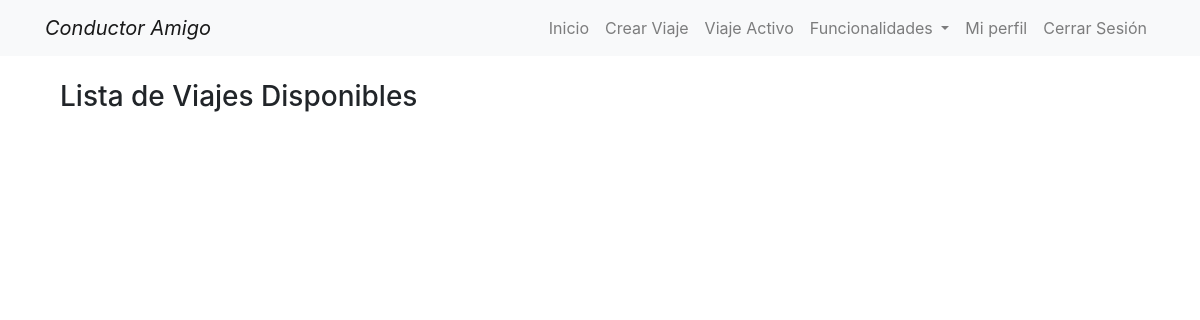
Before: /viajes/lista_viajes/ (signed in) with the older database file.
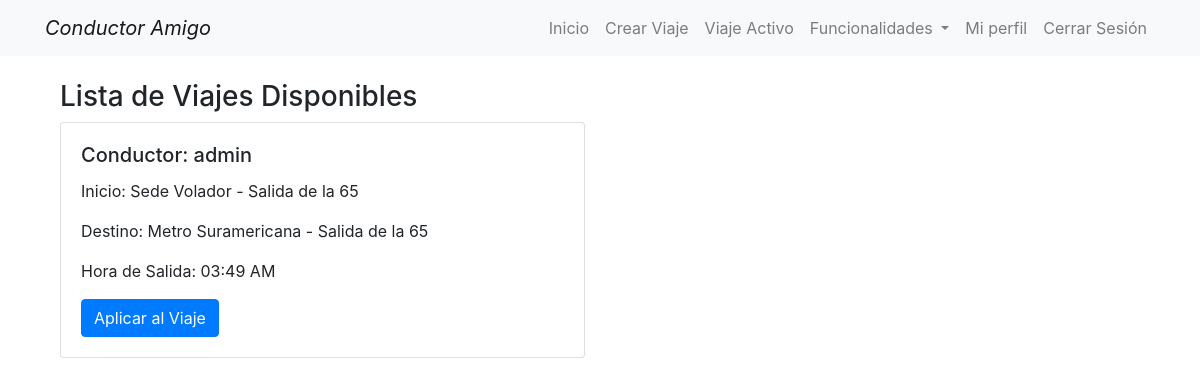
After: the same page with the newer database file.
### usuarios/models.py (models this page shows, shortened)
class Usuario(AbstractBaseUser):
    username = models.CharField('Nombre de usuario',
                                unique=True,
                                max_length=100)
    nombres = models.CharField('Nombres',
                               max_length=200,
                               blank=True)
    apellidos = models.CharField('Apellidos',
                                 max_length=200,
                                 blank=True)
    nacimiento = models.DateField('Fecha de Nacimiento')
    email = models.EmailField('Correo Electrónico',
                              max_length=254,
                              unique=True,
                              null=False)
    direccion = models.CharField('Dirección', max_length=200, blank=True)
    usuario_administrador = models.BooleanField(default=False)
    foto_usuario = models.ImageField('Foto de Usuario',
                                     upload_to='perfil/',
                                     blank=True)
    foto_carnet = models.ImageField('Foto de Carnet',
                                    upload_to='carnet/',
                                    blank=True)
    foto_licencia_conducir = models.ImageField('Foto de Licencia de Conducir',
                                               upload_to='licencia/',
                                               blank=True)
    rol = models.ForeignKey("usuarios.Role",
                            verbose_name=("Rol"),
                            on_delete=models.CASCADE,
                            default=1)
    is_superuser = models.BooleanField(default=False)
    privacidad = models.BooleanField('Acepta políticas de privacidad',
                                     default=False)
    INCAPACIDAD_CHOICES = [
        ('ninguna', 'Ninguna'),
        ('silla_de_ruedas', 'Silla de ruedas'),
        ('muletas', 'Muletas'),
        ('vision_reducida', 'Visión reducida'),
    ]
    incapacidad = models.CharField(
        'Incapacidad',
        max_length=15,
        choices=INCAPACIDAD_CHOICES,
        default='ninguna'  # Valor predeterminado: Ninguna
    )
    bibliografia = models.TextField(
        'Bibliografía',
        blank=True
        )
    calificacion = models.DecimalField(
        'Calificación',
        default=5,
        max_digits=3,
        decimal_places=1,
        validators=[
            MinValueValidator(1),
            MaxValueValidator(5)
            ]
        )
    USERNAME_FIELD = 'username'
    objects = UsuarioManager()
    REQUIRED_FIELDS = ['email', 'nombres', 'apellidos', 'privacidad']
    @property
    def is_staff(self):
        """
        Verifica si el usuario es miembro del personal.

        Returns:
            bool: True si el usuario es miembro del personal, False en caso contrario.
        """
        return self.usuario_administrador
    promedio_manejo = models.FloatField(default=0)
    promedio_higiene = models.FloatField(default=0)
    promedio_charla = models.FloatField(default=0)
    promedio_puntualidad = models.FloatField(default=0)
    promedio_general = models.FloatField(default=0)

### viajes/views.py (the view)
# urls.py: path('lista_viajes/', views.lista_viajes, name='lista_viajes'),
@login_required
def lista_viajes(request):
    viajes_activos = Viaje.objects.filter(
        Q(condicion='Activo')
    ).order_by('fecha_inicio')
    usuario_pre = Usuario.objects.get(username=request.user.username)
    viajes_activos_en_curso = Viaje.objects.filter(pasajeros=usuario_pre, condicion__in=('Activo', 'En curso'))
    if viajes_activos_en_curso.exists():
        messages.error(request,"Ya tienes un viaje activo!")
        return redirect('viaje')
    destinos_equivalentes = dict(ENDING_PLACE_CHOICES)
    puntos_partida_equivalentes = dict(STARTING_PLACE_CHOICES)
    viajes = [
        {
            'conductor': viaje.conductor.username,
            'inicio': puntos_partida_equivalentes.get(ast.literal_eval(viaje.inicio), viaje.inicio),
            'destino': destinos_equivalentes.get(ast.literal_eval(viaje.destino), viaje.destino),
            'hora_salida': viaje.fecha_inicio.strftime('%I:%M %p'),
            'id': viaje.id
        }
        for viaje in viajes_activos
    ]
    context = {'viajes': viajes}
    return render(request, 'pasajeros/lista_viajes.html', context)

### viajes/templates/pasajeros/lista_viajes.html (shortened to what this page needs)
{% extends 'layouts/layout.html' %}
{% block content %}
<div class="container">
    <h3>Lista de Viajes Disponibles</h3>
    <div class="row">
        {% for viaje in viajes %}
        <div class="col-md-6">
            <div class="card mb-4">
                <div class="card-body">
                    <h5 class="card-title">Conductor: {{ viaje.conductor }}</h5>
                    <p class="card-text">Inicio: {{ viaje.inicio }}</p>
                    <p class="card-text">Destino: {{ viaje.destino }}</p>
                    <p class="card-text">Hora de Salida: {{ viaje.hora_salida }}</p>
                    <a href="{% url 'detalle_viaje' viaje.id %}" class="btn btn-primary">Aplicar al Viaje</a>
                </div>
            </div>
        </div>
        {% endfor %}
    </div>
</div>
{% endblock %}

Changed rows visible on the page:
now on this page (row edited): Usuario: conductor "admin"
Other visible differences:
new list line: "Conductor: Inicio: Sede Volador - Salida de la 65 Destino: Metro Suramericana - Salida de la 65 Hora de Salida: 03:49 AM Aplicar al Viaje"
